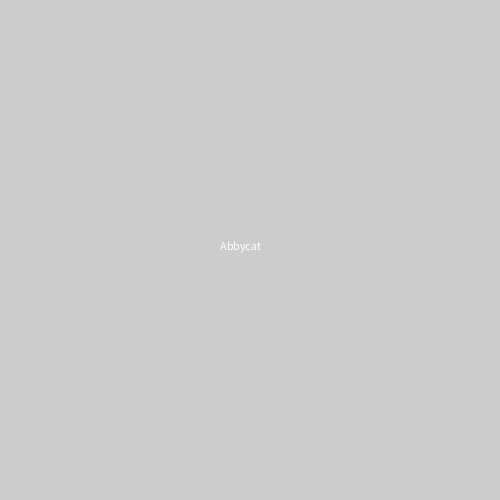
Frame 1 (no input)
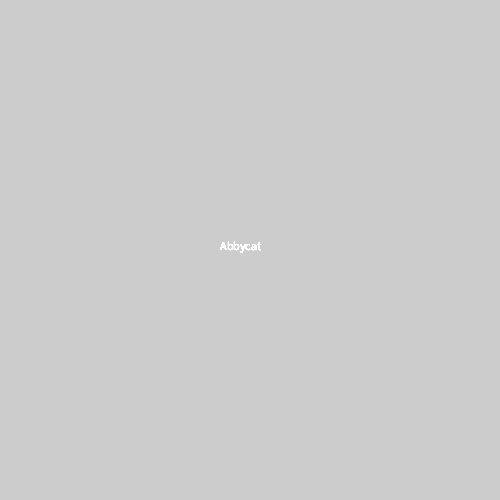
Frame 60 (the mouse pressed at the canvas centre just before this capture)
Frame 120 (the mouse held since frame 60 and released just before this capture): identical to frame 60, image omitted

The Processing sketch that drew these frames (run headless with seeded random() and noise(); from frame 60 on, the mouse is pressed at the canvas centre):

// Processing sketch: processing_30959
// ── processing_30959.pde

void setup(){
   size(500,500);
   color(100,0,90); 
}
 
void draw() {  
text("Abbycat",220,250);
}
 void mousePressed(){
 
background(random(255),random(255),random(255));
 line(220,260,270,260);
  }
 

                
                
